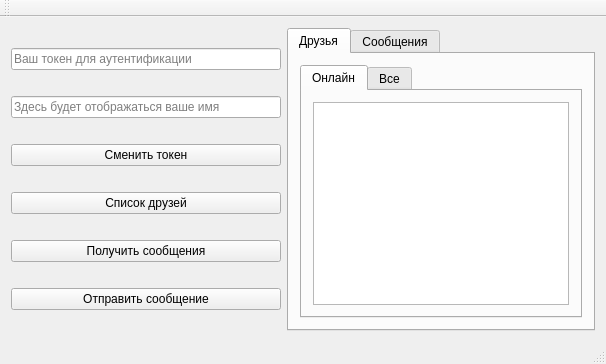
<?xml version="1.0" encoding="UTF-8"?>
<ui version="4.0">
 <class>vDesc</class>
 <widget class="QMainWindow" name="vDesc">
  <property name="geometry">
   <rect>
    <x>0</x>
    <y>0</y>
    <width>606</width>
    <height>364</height>
   </rect>
  </property>
  <property name="windowTitle">
   <string>vDesc</string>
  </property>
  <widget class="QWidget" name="centralWidget">
   <layout class="QVBoxLayout" name="verticalLayout_2">
    <item>
     <layout class="QHBoxLayout" name="horizontalLayout_2">
      <item>
       <layout class="QGridLayout" name="gridLayout_3">
        <item row="2" column="0">
         <widget class="QPushButton" name="changeTokenPb">
          <property name="text">
           <string>Сменить токен</string>
          </property>
         </widget>
        </item>
        <item row="1" column="0">
         <widget class="QLineEdit" name="nameEdit">
          <property name="placeholderText">
           <string>Здесь будет отображаться ваше имя</string>
          </property>
         </widget>
        </item>
        <item row="5" column="0">
         <widget class="QPushButton" name="sendMessagePb">
          <property name="text">
           <string>Отправить сообщение</string>
          </property>
         </widget>
        </item>
        <item row="0" column="0">
         <widget class="QLineEdit" name="tokenEdit">
          <property name="placeholderText">
           <string>Ваш токен для аутентификации</string>
          </property>
         </widget>
        </item>
        <item row="3" column="0">
         <widget class="QPushButton" name="getFriendsPb">
          <property name="text">
           <string>Список друзей</string>
          </property>
         </widget>
        </item>
        <item row="4" column="0">
         <widget class="QPushButton" name="getMessagesPb">
          <property name="text">
           <string>Получить сообщения</string>
          </property>
         </widget>
        </item>
       </layout>
      </item>
      <item>
       <widget class="QTabWidget" name="messagestabWidget">
        <property name="currentIndex">
         <number>0</number>
        </property>
        <widget class="QWidget" name="tab_2">
         <attribute name="title">
          <string>Друзья</string>
         </attribute>
         <layout class="QHBoxLayout" name="horizontalLayout_3">
          <item>
           <layout class="QHBoxLayout" name="horizontalLayout">
            <item>
             <widget class="QTabWidget" name="friendsTabWidget">
              <property name="currentIndex">
               <number>0</number>
              </property>
              <widget class="QWidget" name="tab_7">
               <attribute name="title">
                <string>Онлайн</string>
               </attribute>
               <layout class="QVBoxLayout" name="verticalLayout_4">
                <item>
                 <widget class="QListWidget" name="friendsOnline"/>
                </item>
               </layout>
              </widget>
              <widget class="QWidget" name="tab_8">
               <attribute name="title">
                <string>Все</string>
               </attribute>
               <layout class="QVBoxLayout" name="verticalLayout_3">
                <item>
                 <widget class="QListWidget" name="allFriends"/>
                </item>
               </layout>
              </widget>
             </widget>
            </item>
           </layout>
          </item>
         </layout>
        </widget>
        <widget class="QWidget" name="tab">
         <attribute name="title">
          <string>Сообщения</string>
         </attribute>
         <layout class="QHBoxLayout" name="horizontalLayout_4">
          <item>
           <widget class="QTextEdit" name="messages"/>
          </item>
         </layout>
        </widget>
       </widget>
      </item>
     </layout>
    </item>
   </layout>
  </widget>
  <widget class="QMenuBar" name="menuBar">
   <property name="geometry">
    <rect>
     <x>0</x>
     <y>0</y>
     <width>606</width>
     <height>17</height>
    </rect>
   </property>
  </widget>
  <widget class="QToolBar" name="mainToolBar">
   <attribute name="toolBarArea">
    <enum>TopToolBarArea</enum>
   </attribute>
   <attribute name="toolBarBreak">
    <bool>false</bool>
   </attribute>
  </widget>
  <widget class="QStatusBar" name="statusBar"/>
 </widget>
 <layoutdefault spacing="6" margin="11"/>
 <resources/>
 <connections/>
</ui>
